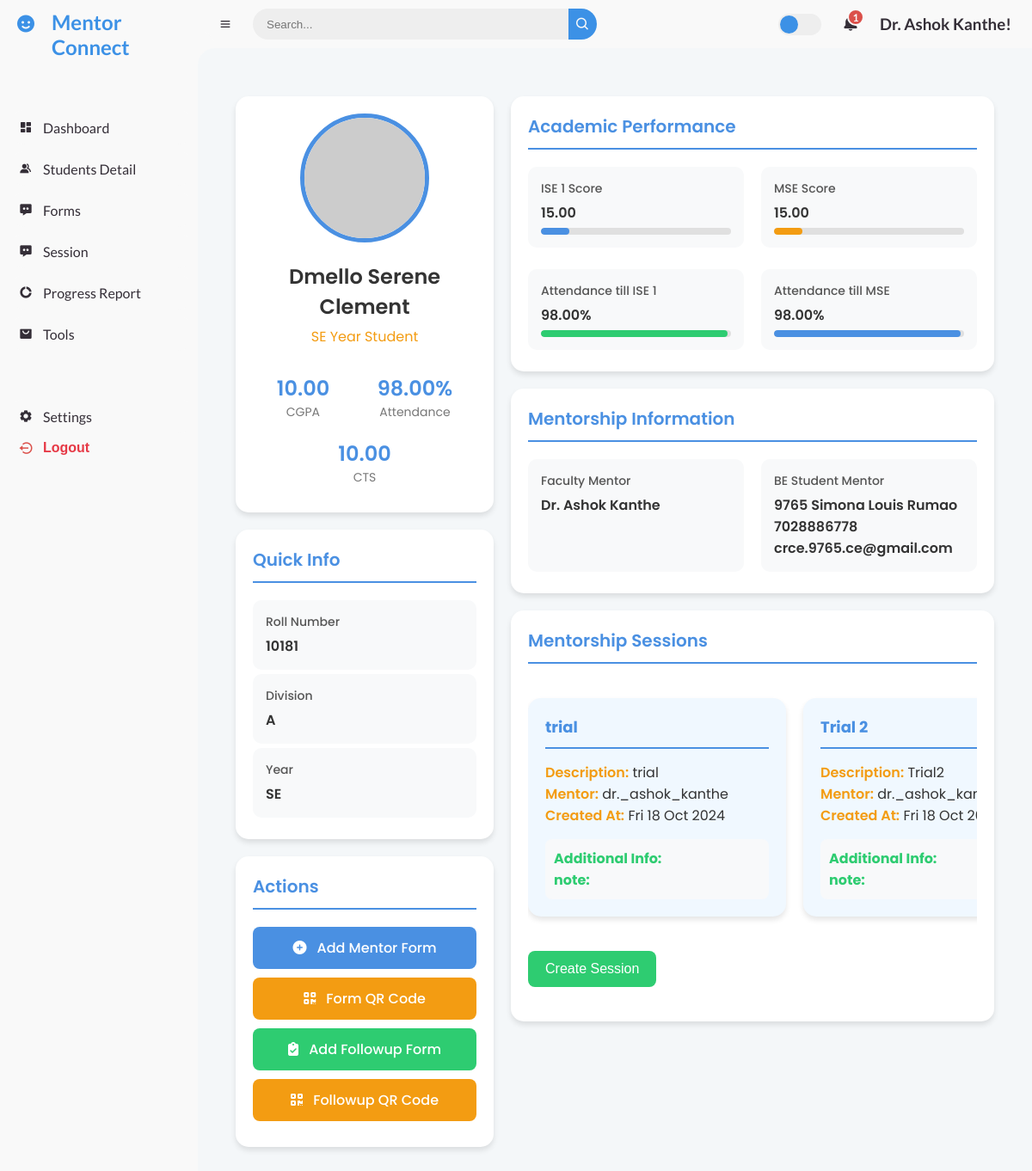
The page /student_profile/152/ (signed in) on the database as committed earlier.
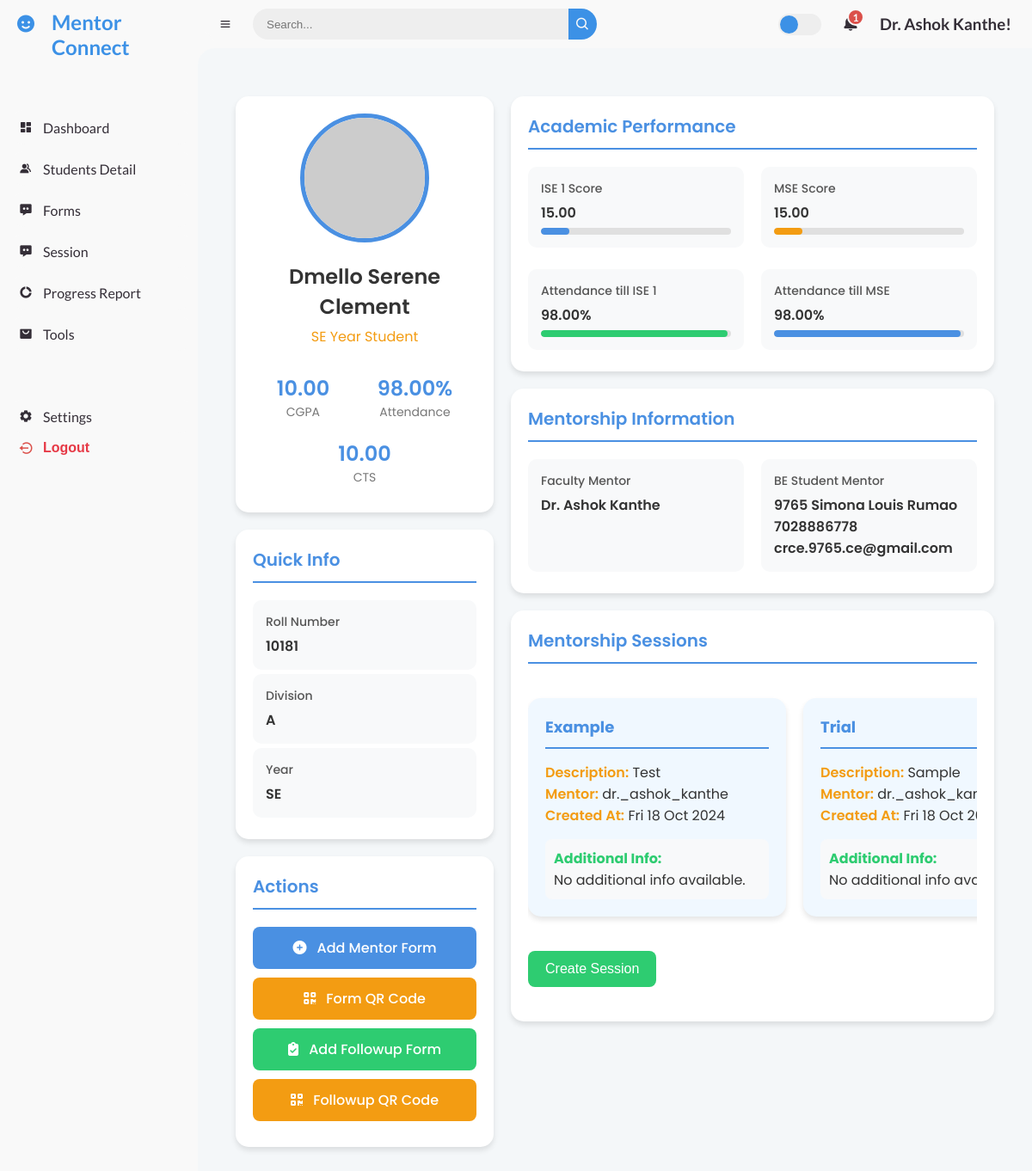
The same page on the database as committed later.
### mentor/models.py (models this page shows, shortened)
class Session(models.Model):
    student = models.ForeignKey('MentorshipData', on_delete=models.CASCADE)
    title = models.CharField(max_length=200)
    description = models.TextField()
    mentor = models.ForeignKey(User, on_delete=models.CASCADE, related_name="sessions")
    created_at = models.DateTimeField(auto_now_add=True)
    updated_at = models.DateTimeField(auto_now=True)
    additional_info = models.JSONField(default=dict)
    objects = DynamicFieldsManager()
    def __init__(self, *args, **kwargs):
        super().__init__(*args, **kwargs)
        for key, value in self.additional_info.items():
            setattr(self, key, value)
    def __str__(self):
        return f"Session: {self.title}"
    class Meta:
        indexes = [
            models.Index(fields=['mentor']),
            models.Index(fields=['created_at']),
        ]

### mentor/views.py (the view)
# urls.py: path('student_profile/<int:student_id>/', views.student_profile, name='student_profile'),
@login_required
def student_profile(request, student_id):
    student = get_object_or_404(MentorshipData, id=student_id)
    mentor = request.user
    sessions = Session.objects.filter(mentor=request.user,student=student)
    print(sessions)
    username = mentor.username
    readable_name = username.replace('_', ' ').title()
    students = MentorshipData.objects.filter(faculty_mentor=readable_name)
    student1 = Student1.objects.get(mentorship_data=student)
    context = {
        'sessions': sessions,
        'students': students,
        'student': student,
        'mentor': mentor,
        'student1':student1,
    }
    return render(request, 'student_profile.html', context)

### mentor/templatetags/username_filters.py (called while the page is built)
@register.filter
def readable_username(value):
    return value.replace('_', ' ').title()

### templates/student_profile.html (shortened to what the changed rows need)
{% extends 'base.html' %}
{% block content %}
<link rel="stylesheet" href="https://cdnjs.cloudflare.com/ajax/libs/font-awesome/6.4.0/css/all.min.css">
<div class="profile-container desktop-profile">
    <div class="profile-sidebar">
        <div class="card profile-header">
            <h1 class="profile-name">{{ student.name }}</h1>
        </div>
        <div class="card">
            <h2 class="section-title">Quick Info</h2>
        </div>
        <div class="card">
            <h2 class="section-title">Actions</h2>
        </div>
    </div>
    <div class="profile-main">
        <div class="card">
            <h2 class="section-title">Academic Performance</h2>
        </div>
        <div class="card">
            <h2 class="section-title">Mentorship Information</h2>
        </div>
        <div class="card">
            <h2 class="section-title">Mentorship Sessions</h2>
            <div class="session-container">
                {% for session in sessions|dictsortreversed:"created_at" %}
                    <div class="session-card">
                        <h3>{{ session.title }}</h3>
                        <div class="session-info">
                            <p><strong>Description:</strong> {{ session.description }}</p>
                            <p><strong>Mentor:</strong> {{ session.mentor.username }}</p>
                            <p><strong>Created At:</strong> {{ session.created_at|date:"D d M Y" }}</p>
                        </div>
                        <div class="additional-info">
                            <strong>Additional Info:</strong>
                            {% if session.additional_info %}
                                {% for key, value in session.additional_info.items %}
                                    <p><strong>{{ key }}:</strong> {{ value }}</p>
                                {% endfor %}
                            {% else %}
                                <p>No additional info available.</p>
                            {% endif %}
                        </div>
                    </div>
                {% empty %}
                    <div class="no-sessions">No sessions available.</div>
                {% endfor %}
            </div>
        </div>
    </div>
</div>
{% endblock %}

Rows that differ between the two databases and show on the page:
no longer on this page (row edited): Session: title "trial", description "trial", mentor.username "dr._ashok_kanthe", created_at "Fri 18 Oct 2024", additional_info "note"
added Session: title "Example", description "Test", mentor.username "dr._ashok_kanthe", created_at "Fri 18 Oct 2024", additional_info "No additional info available."
changed Session "Fri 18 Oct…": title "Trial 2" → "Trial"; description "Trial2" → "Sample"; now shows "No additional info…"
Other text that changed with them:
list line gone: "note :"
